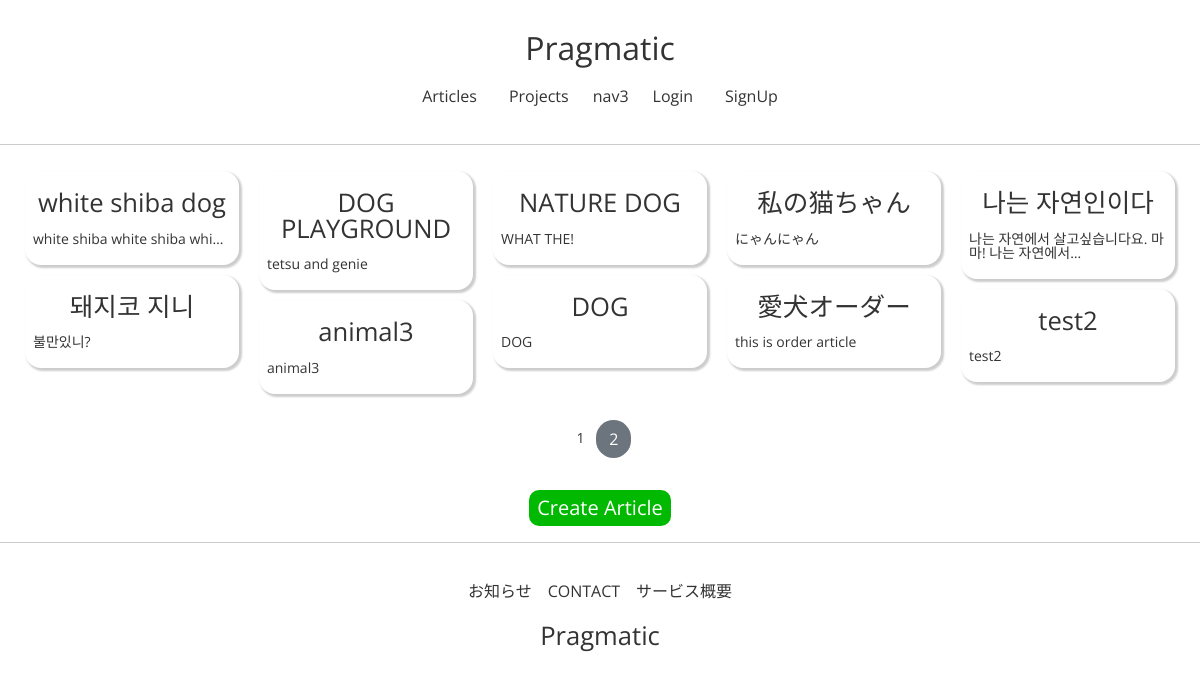
The app's page /articles/list/ with its own data.
### articleapp/models.py (models this page shows)
class Article(models.Model):
    writer = models.ForeignKey(
        User, on_delete=models.SET_NULL, related_name='article', null=True)
    project = models.ForeignKey(
        Project, on_delete=models.SET_NULL, related_name='article', null=True)
    title = models.CharField(max_length=200, null=True)
    image = models.ImageField(upload_to='article/', null=False)
    content = models.TextField(null=True)
    created_at = models.DateField(auto_now_add=True, null=True)

### articleapp/views.py (the view)
# urls.py: path('list/', ArticleListView.as_view(), name='list'),
class ArticleListView(ListView):
    model = Article
    context_object_name = 'article_list'
    template_name = 'articleapp/list.html'
    paginate_by = 10

### articleapp/templates/articleapp/list.html
{% extends 'base.html' %}
{% load static %}
{% block content %}
<section class="article-section">
    {% if article_list %}
    <div class="wf-container">
        {% for article in article_list %}
            <div class="wf-box">
                <a href="{% url 'articleapp:detail' pk=article.pk %}">
                {% include 'snippets/card.html' with article=article %}
                </a>
            </div>
        {% endfor %}
    </div>
    {% else %}
    <div style="text-align:center">
        <h2>No Article</h2>
    </div>
    {% endif %}
    {% include 'snippets/pagination.html' with page_obj=page_obj %}
    <a href="{% url 'articleapp:create' %}" class="submit-btn">Create Article</a>
</section>
{% endblock %}

### templates/snippets/card.html (shortened to what this page needs)
{%if article_list %}
<div class="content">
    <h3>{{ article.title | truncatechars:16 }}</h3>
    <p>{{ article.content | truncatechars:30 }}</p>
</div>
{% endif %}

### static/css/variables.css (style rules this page uses)
:root { --line-color: #00b900; --alert-color: #f44336; --border-color: #202a43; --search-color: #323b54; --settings-color: #f5f5f5; }

### static/css/base.css (style rules this page uses)
* { box-sizing: border-box; margin: 0; padding: 0; }
body { font-family: "Open Sans", sans-serif; font-size: 14px; color: #333; }
h3 { font-size: 1.8rem; }
h3 { font-size: 1.6rem; }
a { padding: 8px; }
.submit-btn, .delete-btn, .alert-btn { border: none; border-radius: 10px; font-size: 1.25rem; margin-top: 1rem; color: white; background-color: var(--line-color); padding: 8px; text-align: center; }

### static/css/article.css (style rules this page uses)
.article-section { display: flex; flex-direction: column; justify-content: center; align-items: center; }

### static/css/wf-style.css (style rules this page uses)
.wf-container { margin: 0 auto; }
.wf-container:before, .wf-container:after { content: ""; display: table; }
.wf-container:after { clear: both; }
.wf-box { margin: 10px; border-radius: 16px; box-shadow: 2px 2px 2px 1px rgba(0, 0, 0, 0.2); }
.wf-box .content { padding: 5px 8px; }
.wf-box .content h3 { text-align: center; margin-bottom: 16px; }
@media screen and (min-width: 768px) { .wf-container { width: 750px; } }
@media screen and (min-width: 992px) { .wf-container { width: 970px; } }
@media screen and (min-width: 1200px) { .wf-container { width: 1170px; } }

### records on screen
Article: title "white shiba dog", content "white shiba white shiba whi…"
Article: title "DOG PLAYGROUND", content "tetsu and genie"
Article: title "NATURE DOG", content "WHAT THE!"
Article: title "私の猫ちゃん", content "にゃんにゃん"
Article: title "나는 자연인이다", content "나는 자연에서 살고싶습니다요. 마마! 나는 자연에서…"
Article: title "돼지코 지니", content "불만있니?"
Article: title "DOG", content "DOG"
Article: title "愛犬オーダー", content "this is order article"
Article: title "test2", content "test2"
Article: title "animal3", content "animal3"

### other values on screen
{{ page_obj.number }} "1"
{{ page_obj.next_page_number }} "2"
